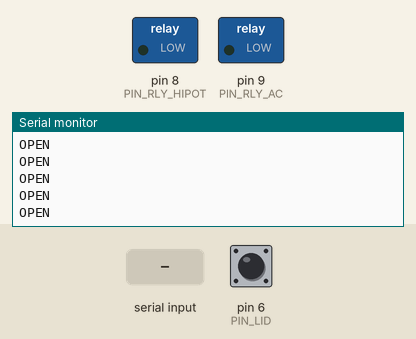
Simulated run of this sketch. Board: Arduino Leonardo, built with avr-gcc and run on an emulated ATmega32U4. On the bench: switched loads named in the sketch (green lamp = pin HIGH), the last lines printed to the serial monitor. Inputs (shaded band) come from the test bench; at power-on: pin 6 (PIN_LID) HIGH.

Above: at 1.2 s.
1.3 s: pin 6 (PIN_LID) pulled LOW for 0.15 s
At 1.56 s:
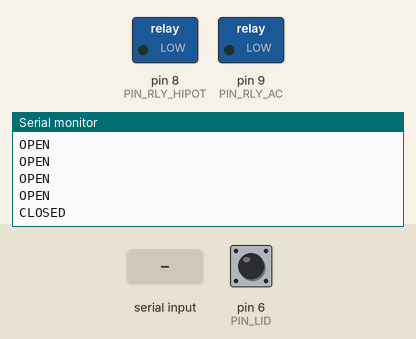
2.9 s: "PATH?\n" received over Serial
At 2.91 s:
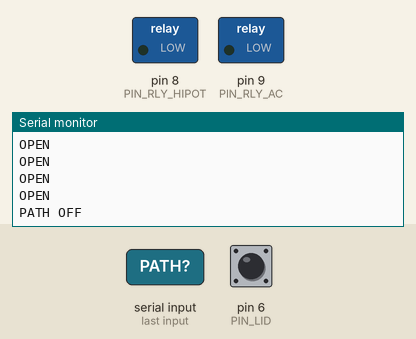

Measured:
- after the input at 1.3 s, the serial monitor: prints a new line after 0.10 s (image 1)
- after the input at 2.9 s, the serial monitor: prints a new line at once (image 2)

The sketch:

fixture_controller.ino
```cpp
/*
  fixture_controller.ino — Arduino (Leonardo) / STM: interlock klapy + przekaźniki torów
  Stanowisko: Reconext Combo Test PSU (Hi-Pot Chroma 19052 + obciążenie OEL8512)

  SZKIC REFERENCYJNY — przed użyciem sprawdź z osobą od elektryki:
  numery pinów, poziom aktywny przekaźników, logikę czujnika klapy
  (w Hi-Pot PSU: czujnik na pinie 6 -> GND).

  PROTOKÓŁ (9600 8N1, linie zakończone \n) — zgodny z interlock.py:
    -> PC co 200 ms:      OPEN | CLOSED
    <- PC:                PATH OFF | PATH HIPOT | PATH LOAD | PATH?
    -> PC (odpowiedź):    OK PATH <tor>  |  ERR LID_OPEN  |  ERR BAD_PATH  |  ERR UNKNOWN
    -> PC (PATH? / wymuszone wyłączenie):  PATH <tor>

  BEZPIECZEŃSTWO (realizowane tutaj, niezależnie od aplikacji PC):
    * break-before-make: zawsze wszystkie przekaźniki OFF, przerwa, potem nowy tor,
    * HIPOT i LOAD tylko przy zamkniętej klapie,
    * otwarcie klapy => natychmiast wszystkie przekaźniki OFF,
    * watchdog: brak komend z PC przez 5 s przy torze != OFF => OFF
      (aplikacja wysyła PATH? co 1 s jako keepalive).
  Uwaga: to NIE zastępuje sprzętowego odcięcia HV przez krańcówkę klapy w torze HV.
*/

// ---------------- KONFIGURACJA SPRZĘTU ----------------
const uint8_t PIN_LID        = 6;     // czujnik klapy (INPUT_PULLUP)
const uint8_t LID_CLOSED_LVL = LOW;   // poziom pinu przy ZAMKNIĘTEJ klapie

// Tor HI-POT: L+N zasilacza -> HV Chromy, wyjście DC -> RTN
const uint8_t PIN_RLY_HIPOT  = 8;
// Tor LOAD: 230 V AC -> wejście zasilacza, wyjście DC -> OEL8512
const uint8_t PIN_RLY_AC     = 9;
const uint8_t PIN_RLY_DC     = 10;
const uint8_t RLY_ON         = HIGH;  // poziom załączający przekaźnik
const uint8_t RLY_OFF        = LOW;

const unsigned long STATUS_MS   = 200;   // co ile wysyłać OPEN/CLOSED
const unsigned long BREAK_MS    = 100;   // przerwa break-before-make
const unsigned long SETTLE_MS   = 50;    // ustalenie styków po załączeniu
const unsigned long WATCHDOG_MS = 5000;  // brak komend z PC -> OFF
const unsigned long DEBOUNCE_MS = 30;

enum Path { P_OFF, P_HIPOT, P_LOAD };
Path path = P_OFF;
unsigned long lastStatus = 0, lastCmd = 0, lidChangeAt = 0;
bool lidClosed = false, lidRaw = false;
String rx;

const char* pathName(Path p) { return p == P_HIPOT ? "HIPOT" : p == P_LOAD ? "LOAD" : "OFF"; }

void allOff() {
  digitalWrite(PIN_RLY_HIPOT, RLY_OFF);
  digitalWrite(PIN_RLY_AC, RLY_OFF);
  digitalWrite(PIN_RLY_DC, RLY_OFF);
}

void applyPath(Path p) {
  allOff();                         // break-before-make
  delay(BREAK_MS);
  if (p == P_HIPOT) {
    digitalWrite(PIN_RLY_HIPOT, RLY_ON);
  } else if (p == P_LOAD) {
    digitalWrite(PIN_RLY_DC, RLY_ON);   // najpierw wyjście na OEL,
    delay(SETTLE_MS);
    digitalWrite(PIN_RLY_AC, RLY_ON);   // potem 230 V na zasilacz
  }
  if (p != P_OFF) delay(SETTLE_MS);
  path = p;
}

void forceOff() {
  if (path != P_OFF) {
    allOff();
    path = P_OFF;
    Serial.println("PATH OFF");
  }
}

void handle(String cmd) {
  cmd.trim();
  cmd.toUpperCase();
  if (cmd.length() == 0) return;
  lastCmd = millis();
  if (cmd == "PATH?") {
    Serial.print("PATH "); Serial.println(pathName(path));
    return;
  }
  if (cmd.startsWith("PATH ")) {
    String t = cmd.substring(5);
    Path p;
    if (t == "OFF") p = P_OFF;
    else if (t == "HIPOT") p = P_HIPOT;
    else if (t == "LOAD") p = P_LOAD;
    else { Serial.println("ERR BAD_PATH"); return; }
    if (p != P_OFF && !lidClosed) { allOff(); path = P_OFF; Serial.println("ERR LID_OPEN"); return; }
    applyPath(p);
    Serial.print("OK PATH "); Serial.println(pathName(path));
    return;
  }
  Serial.println("ERR UNKNOWN");
}

void setup() {
  allOff();                                   // przed ustawieniem trybu pinów
  pinMode(PIN_RLY_HIPOT, OUTPUT);
  pinMode(PIN_RLY_AC, OUTPUT);
  pinMode(PIN_RLY_DC, OUTPUT);
  allOff();
  pinMode(PIN_LID, INPUT_PULLUP);
  Serial.begin(9600);
  lidRaw = lidClosed = (digitalRead(PIN_LID) == LID_CLOSED_LVL);
  lastCmd = millis();
}

void loop() {
  unsigned long now = millis();

  // klapa z debouncingiem; otwarcie => natychmiast OFF
  bool raw = (digitalRead(PIN_LID) == LID_CLOSED_LVL);
  if (raw != lidRaw) { lidRaw = raw; lidChangeAt = now; }
  if (!raw) { lidClosed = false; forceOff(); }
  else if (!lidClosed && now - lidChangeAt >= DEBOUNCE_MS) { lidClosed = true; }

  // watchdog PC
  if (path != P_OFF && now - lastCmd > WATCHDOG_MS) forceOff();

  // komendy
  while (Serial.available()) {
    char ch = (char)Serial.read();
    if (ch == '\n') { handle(rx); rx = ""; }
    else if (ch != '\r' && rx.length() < 32) rx += ch;
  }

  if (now - lastStatus >= STATUS_MS) {
    lastStatus = now;
    Serial.println(lidClosed ? "CLOSED" : "OPEN");
  }
}
```
